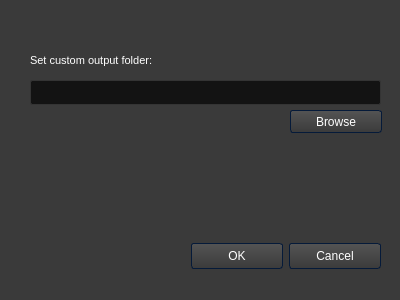
<?xml version="1.0" encoding="UTF-8"?>
<ui version="4.0">
 <class>settings</class>
 <widget class="QDialog" name="settings">
  <property name="geometry">
   <rect>
    <x>0</x>
    <y>0</y>
    <width>400</width>
    <height>300</height>
   </rect>
  </property>
  <property name="windowTitle">
   <string>Settings</string>
  </property>
  <property name="styleSheet">
   <string notr="true">/*-----QWidget-----*/
QWidget
{
	background-color: #3a3a3a;
	color: #fff;
	selection-background-color: #b78620;
	selection-color: #000;

}


/*-----QLabel-----*/
QLabel
{
	background-color: transparent;
	color: #fff;

}


/*-----QMenuBar-----*/
QMenuBar 
{
	background-color: qlineargradient(spread:repeat, x1:1, y1:0, x2:1, y2:1, stop:0 rgba(57, 57, 57, 255),stop:1 rgba(50, 50, 50, 255));
	border: 1px solid #000;
	color: #fff;

}


QMenuBar::item 
{
	background-color: transparent;

}


QMenuBar::item:selected 
{
	background-color: rgba(183, 134, 32, 20%);
	border: 1px solid #b78620;
	color: #fff;

}


QMenuBar::item:pressed 
{
	background-color: rgb(183, 134, 32);
	border: 1px solid #b78620;
	color: #fff;

}


/*-----QMenu-----*/
QMenu
{
    background-color: qlineargradient(spread:repeat, x1:1, y1:0, x2:1, y2:1, stop:0 rgba(57, 57, 57, 255),stop:1 rgba(50, 50, 50, 255));
    border: 1px solid #222;
    padding: 4px;
	color: #fff;

}


QMenu::item
{
    background-color: transparent;
    padding: 2px 20px 2px 20px;

}


QMenu::separator
{
   	background-color: rgb(183, 134, 32);
	height: 1px;

}


QMenu::item:disabled
{
    color: #555;
    background-color: transparent;
    padding: 2px 20px 2px 20px;

}


QMenu::item:selected
{
	background-color: rgba(183, 134, 32, 20%);
	border: 1px solid #b78620;
	color: #fff;

}


/*-----QToolBar-----*/
QToolBar
{
	background-color: qlineargradient(spread:repeat, x1:1, y1:0, x2:1, y2:1, stop:0 rgba(69, 69, 69, 255),stop:1 rgba(58, 58, 58, 255));
	border-top: none;
	border-bottom: 1px solid #4f4f4f;
	border-left: 1px solid #4f4f4f;
	border-right: 1px solid #4f4f4f;

}


QToolBar::separator
{
	background-color: #2e2e2e;
	width: 1px;

}


/*-----QToolButton-----*/
QToolButton 
{
	background-color: transparent;
	color: #fff;
	padding: 5px;
	padding-left: 8px;
	padding-right: 8px;
	margin-left: 1px;
}


QToolButton:hover
{
	background-color: rgba(183, 134, 32, 20%);
	border: 1px solid #b78620;
	color: #fff;
	
}


QToolButton:pressed
{
	background-color: qlineargradient(spread:repeat, x1:1, y1:0, x2:1, y2:1, stop:0 rgba(57, 57, 57, 255),stop:1 rgba(50, 50, 50, 255));
	border: 1px solid #b78620;

}


QToolButton:checked
{
	background-color: qlineargradient(spread:repeat, x1:1, y1:0, x2:1, y2:1, stop:0 rgba(57, 57, 57, 255),stop:1 rgba(50, 50, 50, 255));
	border: 1px solid #222;
}


/*-----QPushButton-----*/
QPushButton
{
	background-color: qlineargradient(spread:repeat, x1:1, y1:0, x2:1, y2:1, stop:0 rgba(84, 84, 84, 255),stop:1 rgba(59, 59, 59, 255));
	color: #ffffff;
	min-width: 80px;
	border-style: solid;
	border-width: 1px;
	border-radius: 3px;
	border-color: #051a39;
	padding: 5px;

}


QPushButton::flat
{
	background-color: transparent;
	border: none;
	color: #fff;

}


QPushButton::disabled
{
	background-color: #404040;
	color: #656565;
	border-color: #051a39;

}


QPushButton::hover
{
	background-color: rgba(183, 134, 32, 20%);
	border: 1px solid #b78620;

}


QPushButton::pressed
{
	background-color: qlineargradient(spread:repeat, x1:1, y1:0, x2:1, y2:1, stop:0 rgba(74, 74, 74, 255),stop:1 rgba(49, 49, 49, 255));
	border: 1px solid #b78620;

}


QPushButton::checked
{
	background-color: qlineargradient(spread:repeat, x1:1, y1:0, x2:1, y2:1, stop:0 rgba(74, 74, 74, 255),stop:1 rgba(49, 49, 49, 255));
	border: 1px solid #222;

}


/*-----QLineEdit-----*/
QLineEdit
{
	background-color: #131313;
	color : #eee;
	border: 1px solid #343434;
	border-radius: 2px;
	padding: 3px;
	padding-left: 5px;

}


/*-----QPlainTExtEdit-----*/
QPlainTextEdit
{
	background-color: #131313;
	color : #eee;
	border: 1px solid #343434;
	border-radius: 2px;
	padding: 3px;
	padding-left: 5px;

}

/*-----QTExtEdit-----*/
QTextEdit
{
	background-color: #131313;
	color : #eee;
	border: 1px solid #343434;
	border-radius: 2px;
	padding: 3px;
	padding-left: 5px;

}


/*-----QTabBar-----*/
QTabBar::tab
{
	background-color: qlineargradient(spread:repeat, x1:1, y1:0, x2:1, y2:1, stop:0 rgba(84, 84, 84, 255),stop:1 rgba(59, 59, 59, 255));
	color: #ffffff;
	border-style: solid;
	border-width: 1px;
	border-color: #666;
	border-bottom: none;
	padding: 5px;
	padding-left: 15px;
	padding-right: 15px;

}


QTabWidget::pane 
{
	background-color: red;
	border: 1px solid #666;
	top: 1px;

}


QTabBar::tab:last
{
	margin-right: 0; 

}


QTabBar::tab:first:!selected
{
	background-color: #0c0c0d;
	margin-left: 0px;

}


QTabBar::tab:!selected
{
	color: #b1b1b1;
	border-bottom-style: solid;
	background-color: #0c0c0d;

}


QTabBar::tab:selected
{
	margin-bottom: 0px;

}


QTabBar::tab:!selected:hover
{
	border-top-color: #b78620;

}


/*-----QComboBox-----*/
QComboBox
{
    background-color: qlineargradient(spread:repeat, x1:1, y1:0, x2:1, y2:1, stop:0 rgba(84, 84, 84, 255),stop:1 rgba(59, 59, 59, 255));
    border: 1px solid #000;
    padding-left: 6px;
    color: #ffffff;
    height: 20px;

}


QComboBox::disabled
{
	background-color: #404040;
	color: #656565;
	border-color: #051a39;

}


QComboBox:on
{
    background-color: #b78620;
	color: #000;

}


QComboBox QAbstractItemView
{
    background-color: #383838;
    color: #ffffff;
    border: 1px solid black;
    selection-background-color: #b78620;
    outline: 0;

}


QComboBox::drop-down
{
	background-color: qlineargradient(spread:repeat, x1:1, y1:0, x2:1, y2:1, stop:0 rgba(57, 57, 57, 255),stop:1 rgba(50, 50, 50, 255));
    subcontrol-origin: padding;
    subcontrol-position: top right;
    width: 15px;
    border-left-width: 1px;
    border-left-color: black;
    border-left-style: solid;

}


QComboBox::down-arrow
{
    image: url(icons/arrow-down.png);
    width: 14px;
    height: 14px;
	padding-top: 4px;
}


/*-----QSpinBox &amp; QDateTimeEdit-----*/
QSpinBox,
QDateTimeEdit 
{
    background-color: #131313;
	color : #eee;
	border: 1px solid #343434;
	padding: 3px;
	padding-left: 5px;
    border-radius : 2px;

}


QSpinBox::up-button, 
QDateTimeEdit::up-button
{
	border-top-right-radius:2px;
	background-color: #777777;
    width: 16px; 
    border-width: 1px;

}


QSpinBox::up-button:hover, 
QDateTimeEdit::up-button:hover
{
	background-color: #585858;

}


QSpinBox::up-button:pressed, 
QDateTimeEdit::up-button:pressed
{
	background-color: #252525;
    width: 16px; 
    border-width: 1px;

}


QSpinBox::up-arrow,
QDateTimeEdit::up-arrow
{
    image: url(://arrow-up.png);
    width: 7px;
    height: 7px;

}


QSpinBox::down-button, 
QDateTimeEdit::down-button
{
	border-bottom-right-radius:2px;
	background-color: #777777;
    width: 16px; 
    border-width: 1px;

}


QSpinBox::down-button:hover, 
QDateTimeEdit::down-button:hover
{
	background-color: #585858;

}


QSpinBox::down-button:pressed, 
QDateTimeEdit::down-button:pressed
{
	background-color: #252525;
    width: 16px; 
    border-width: 1px;

}


QSpinBox::down-arrow,
QDateTimeEdit::down-arrow
{
    image: url(icons/arrow-down.png);
    width: 7px;
    height: 7px;

}


/*-----QGroupBox-----*/
QGroupBox 
{
    border: 1px solid;
    border-color: #666666;
	border-radius: 5px;
    margin-top: 20px;

}


QGroupBox::title  
{
    background-color: transparent;
    color: #eee;
    subcontrol-origin: margin;
    padding: 5px;
	border-top-left-radius: 3px;
	border-top-right-radius: 3px;

}


/*-----QHeaderView-----*/
QHeaderView::section
{
    background-color: qlineargradient(spread:repeat, x1:1, y1:0, x2:1, y2:1, stop:0 rgba(60, 60, 60, 255),stop:1 rgba(50, 50, 50, 255));
	border: 1px solid #000;
    color: #fff;
    text-align: left;
	padding: 4px;
	
}


QHeaderView::section:disabled
{
    background-color: #525251;
    color: #656565;

}


QHeaderView::section:checked
{
    background-color: qlineargradient(spread:repeat, x1:1, y1:0, x2:1, y2:1, stop:0 rgba(60, 60, 60, 255),stop:1 rgba(50, 50, 50, 255));
    color: #fff;

}


QHeaderView::section::vertical::first,
QHeaderView::section::vertical::only-one
{
    border-top: 1px solid #353635;

}


QHeaderView::section::vertical
{
    border-top: 1px solid #353635;

}


QHeaderView::section::horizontal::first,
QHeaderView::section::horizontal::only-one
{
    border-left: 1px solid #353635;

}


QHeaderView::section::horizontal
{
    border-left: 1px solid #353635;

}


QTableCornerButton::section
{
    background-color: qlineargradient(spread:repeat, x1:1, y1:0, x2:1, y2:1, stop:0 rgba(60, 60, 60, 255),stop:1 rgba(50, 50, 50, 255));
	border: 1px solid #000;
    color: #fff;

}


/*-----QTreeWidget-----*/
QTreeView
{
	show-decoration-selected: 1;
	alternate-background-color: #3a3a3a;
	selection-color: #fff;
	background-color: #2d2d2d;
	border: 1px solid gray;
	padding-top : 5px;
	color: #fff;
	font: 8pt;

}


QTreeView::item:selected
{
	color:#fff;
	background-color: #b78620;
	border-radius: 0px;

}


QTreeView::item:!selected:hover
{
    background-color: #262626;
    border: none;
    color: white;

}


QTreeView::branch:has-children:!has-siblings:closed,
QTreeView::branch:closed:has-children:has-siblings 
{
	image: url(://tree-closed.png);

}


QTreeView::branch:open:has-children:!has-siblings,
QTreeView::branch:open:has-children:has-siblings  
{
	image: url(://tree-open.png);

}


/*-----QListView-----*/
QListView 
{
	background-color: qlineargradient(spread:repeat, x1:1, y1:0, x2:1, y2:1, stop:0 rgba(83, 83, 83, 255),stop:0.293269 rgba(81, 81, 81, 255),stop:0.634615 rgba(79, 79, 79, 255),stop:1 rgba(83, 83, 83, 255));
    border : none;
    color: white;
    show-decoration-selected: 1; 
    outline: 0;
	border: 1px solid gray;

}


QListView::disabled 
{
	background-color: #656565;
	color: #1b1b1b;
    border: 1px solid #656565;

}


QListView::item 
{
	background-color: #2d2d2d;
    padding: 1px;

}


QListView::item:alternate 
{
    background-color: #3a3a3a;

}


QListView::item:selected 
{
	background-color: #b78620;
	border: 1px solid #b78620;
	color: #fff;

}


QListView::item:selected:!active 
{
	background-color: #b78620;
	border: 1px solid #b78620;
	color: #fff;

}


QListView::item:selected:active 
{
	background-color: #b78620;
	border: 1px solid #b78620;
	color: #fff;

}


QListView::item:hover {
    background-color: #262626;
    border: none;
    color: white;

}


/*-----QCheckBox-----*/
QCheckBox
{
	background-color: transparent;
    color: lightgray;
	border: none;

}


QCheckBox::indicator
{
    background-color: #323232;
    border: 1px solid darkgray;
    width: 12px;
    height: 12px;

}


QCheckBox::indicator:checked
{
    image:url(&quot;./ressources/check.png&quot;);
	background-color: #b78620;
    border: 1px solid #3a546e;

}


QCheckBox::indicator:unchecked:hover
{
	border: 1px solid #b78620; 

}


QCheckBox::disabled
{
	color: #656565;

}


QCheckBox::indicator:disabled
{
	background-color: #656565;
	color: #656565;
    border: 1px solid #656565;

}


/*-----QRadioButton-----*/
QRadioButton 
{
	color: lightgray;
	background-color: transparent;

}


QRadioButton::indicator::unchecked:hover 
{
	background-color: lightgray;
	border: 2px solid #b78620;
	border-radius: 6px;
}


QRadioButton::indicator::checked 
{
	border: 2px solid #b78620;
	border-radius: 6px;
	background-color: rgba(183,134,32,20%);  
	width: 9px; 
	height: 9px; 

}


/*-----QSlider-----*/
QSlider::groove:horizontal 
{
	background-color: transparent;
	height: 3px;

}


QSlider::sub-page:horizontal 
{
	background-color: #b78620;

}


QSlider::add-page:horizontal 
{
	background-color: #131313;

}


QSlider::handle:horizontal 
{
	background-color: #b78620;
	width: 14px;
	margin-top: -6px;
	margin-bottom: -6px;
	border-radius: 6px;

}


QSlider::handle:horizontal:hover 
{
	background-color: #d89e25;
	border-radius: 6px;

}


QSlider::sub-page:horizontal:disabled 
{
	background-color: #bbb;
	border-color: #999;

}


QSlider::add-page:horizontal:disabled 
{
	background-color: #eee;
	border-color: #999;

}


QSlider::handle:horizontal:disabled 
{
	background-color: #eee;
	border: 1px solid #aaa;
	border-radius: 3px;

}


/*-----QScrollBar-----*/
QScrollBar:horizontal
{
    border: 1px solid #222222;
    background-color: #3d3d3d;
    height: 15px;
    margin: 0px 16px 0 16px;

}


QScrollBar::handle:horizontal
{
	background-color: qlineargradient(spread:repeat, x1:1, y1:0, x2:1, y2:1, stop:0 rgba(97, 97, 97, 255),stop:1 rgba(90, 90, 90, 255));
	border: 1px solid #2d2d2d;
    min-height: 20px;

}


QScrollBar::add-line:horizontal
{
	background-color: qlineargradient(spread:repeat, x1:1, y1:0, x2:1, y2:1, stop:0 rgba(97, 97, 97, 255),stop:1 rgba(90, 90, 90, 255));
	border: 1px solid #2d2d2d;
    width: 15px;
    subcontrol-position: right;
    subcontrol-origin: margin;

}


QScrollBar::sub-line:horizontal
{
	background-color: qlineargradient(spread:repeat, x1:1, y1:0, x2:1, y2:1, stop:0 rgba(97, 97, 97, 255),stop:1 rgba(90, 90, 90, 255));
	border: 1px solid #2d2d2d;
    width: 15px;
    subcontrol-position: left;
    subcontrol-origin: margin;

}


QScrollBar::right-arrow:horizontal
{
    image: url(://arrow-right.png);
    width: 6px;
    height: 6px;

}


QScrollBar::left-arrow:horizontal
{
    image: url(://arrow-left.png);
    width: 6px;
    height: 6px;

}


QScrollBar::add-page:horizontal, QScrollBar::sub-page:horizontal
{
    background: none;

}


QScrollBar:vertical
{
    background-color: #3d3d3d;
    width: 16px;
	border: 1px solid #2d2d2d;
    margin: 16px 0px 16px 0px;

}


QScrollBar::handle:vertical
{
    background-color: qlineargradient(spread:repeat, x1:1, y1:0, x2:1, y2:1, stop:0 rgba(97, 97, 97, 255),stop:1 rgba(90, 90, 90, 255));
	border: 1px solid #2d2d2d;
    min-height: 20px;

}


QScrollBar::add-line:vertical
{
	background-color: qlineargradient(spread:repeat, x1:1, y1:0, x2:1, y2:1, stop:0 rgba(97, 97, 97, 255),stop:1 rgba(90, 90, 90, 255));
	border: 1px solid #2d2d2d;
    height: 15px;
    subcontrol-position: bottom;
    subcontrol-origin: margin;

}


QScrollBar::sub-line:vertical
{
	background-color: qlineargradient(spread:repeat, x1:1, y1:0, x2:1, y2:1, stop:0 rgba(97, 97, 97, 255),stop:1 rgba(90, 90, 90, 255));
	border: 1px solid #2d2d2d;
    height: 15px;
    subcontrol-position: top;
    subcontrol-origin: margin;

}


QScrollBar::up-arrow:vertical
{
    image: url(://arrow-up.png);
    width: 6px;
    height: 6px;

}


QScrollBar::down-arrow:vertical
{
    image: url(icons/arrow-down.png);
    width: 6px;
    height: 6px;

}


QScrollBar::add-page:vertical, QScrollBar::sub-page:vertical
{
    background: none;

}


/*-----QProgressBar-----*/
QProgressBar
{
    border: 1px solid #666666;
    text-align: center;
	color: #000;
	font-weight: bold;

}


QProgressBar::chunk
{
    background-color: #b78620;
    width: 30px;
    margin: 0.5px;

}

</string>
  </property>
  <widget class="QDialogButtonBox" name="dialog_btns">
   <property name="geometry">
    <rect>
     <x>40</x>
     <y>240</y>
     <width>341</width>
     <height>32</height>
    </rect>
   </property>
   <property name="orientation">
    <enum>Qt::Horizontal</enum>
   </property>
   <property name="standardButtons">
    <set>QDialogButtonBox::Cancel|QDialogButtonBox::Ok</set>
   </property>
  </widget>
  <widget class="QLineEdit" name="folder_edit">
   <property name="geometry">
    <rect>
     <x>30</x>
     <y>80</y>
     <width>351</width>
     <height>25</height>
    </rect>
   </property>
  </widget>
  <widget class="QPushButton" name="browse_btn">
   <property name="geometry">
    <rect>
     <x>290</x>
     <y>110</y>
     <width>92</width>
     <height>23</height>
    </rect>
   </property>
   <property name="text">
    <string>Browse</string>
   </property>
  </widget>
  <widget class="QLabel" name="label">
   <property name="geometry">
    <rect>
     <x>30</x>
     <y>50</y>
     <width>341</width>
     <height>21</height>
    </rect>
   </property>
   <property name="font">
    <font>
     <pointsize>8</pointsize>
    </font>
   </property>
   <property name="text">
    <string>Set custom output folder:</string>
   </property>
  </widget>
 </widget>
 <resources/>
 <connections>
  <connection>
   <sender>dialog_btns</sender>
   <signal>accepted()</signal>
   <receiver>settings</receiver>
   <slot>accept()</slot>
   <hints>
    <hint type="sourcelabel">
     <x>248</x>
     <y>254</y>
    </hint>
    <hint type="destinationlabel">
     <x>157</x>
     <y>274</y>
    </hint>
   </hints>
  </connection>
  <connection>
   <sender>dialog_btns</sender>
   <signal>rejected()</signal>
   <receiver>settings</receiver>
   <slot>reject()</slot>
   <hints>
    <hint type="sourcelabel">
     <x>316</x>
     <y>260</y>
    </hint>
    <hint type="destinationlabel">
     <x>286</x>
     <y>274</y>
    </hint>
   </hints>
  </connection>
 </connections>
</ui>
